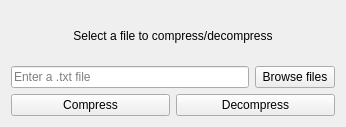
<?xml version="1.0" encoding="UTF-8"?>
<ui version="4.0">
 <class>MainWindowClass</class>
 <widget class="QMainWindow" name="MainWindowClass">
  <property name="geometry">
   <rect>
    <x>0</x>
    <y>0</y>
    <width>346</width>
    <height>127</height>
   </rect>
  </property>
  <property name="windowTitle">
   <string>HuffmanCoder</string>
  </property>
  <widget class="QWidget" name="centralWidget">
   <layout class="QGridLayout" name="gridLayout">
    <item row="0" column="0">
     <layout class="QVBoxLayout" name="verticalLayout">
      <item>
       <widget class="QLabel" name="mStatus">
        <property name="text">
         <string>Select a file to compress/decompress</string>
        </property>
        <property name="alignment">
         <set>Qt::AlignmentFlag::AlignCenter</set>
        </property>
       </widget>
      </item>
      <item>
       <layout class="QHBoxLayout" name="horizontalLayout">
        <item>
         <widget class="QLineEdit" name="mSelectedFile">
          <property name="placeholderText">
           <string>Enter a .txt file</string>
          </property>
         </widget>
        </item>
        <item>
         <widget class="QPushButton" name="mBrowseFiles">
          <property name="text">
           <string>Browse files</string>
          </property>
         </widget>
        </item>
       </layout>
      </item>
      <item>
       <layout class="QHBoxLayout" name="horizontalLayout_2">
        <item>
         <widget class="QPushButton" name="mCompress">
          <property name="text">
           <string>Compress</string>
          </property>
         </widget>
        </item>
        <item>
         <widget class="QPushButton" name="mDecompress">
          <property name="text">
           <string>Decompress</string>
          </property>
         </widget>
        </item>
       </layout>
      </item>
     </layout>
    </item>
   </layout>
  </widget>
 </widget>
 <layoutdefault spacing="6" margin="11"/>
 <resources>
  <include location="../Resources/mainwindow.qrc"/>
 </resources>
 <connections/>
</ui>
